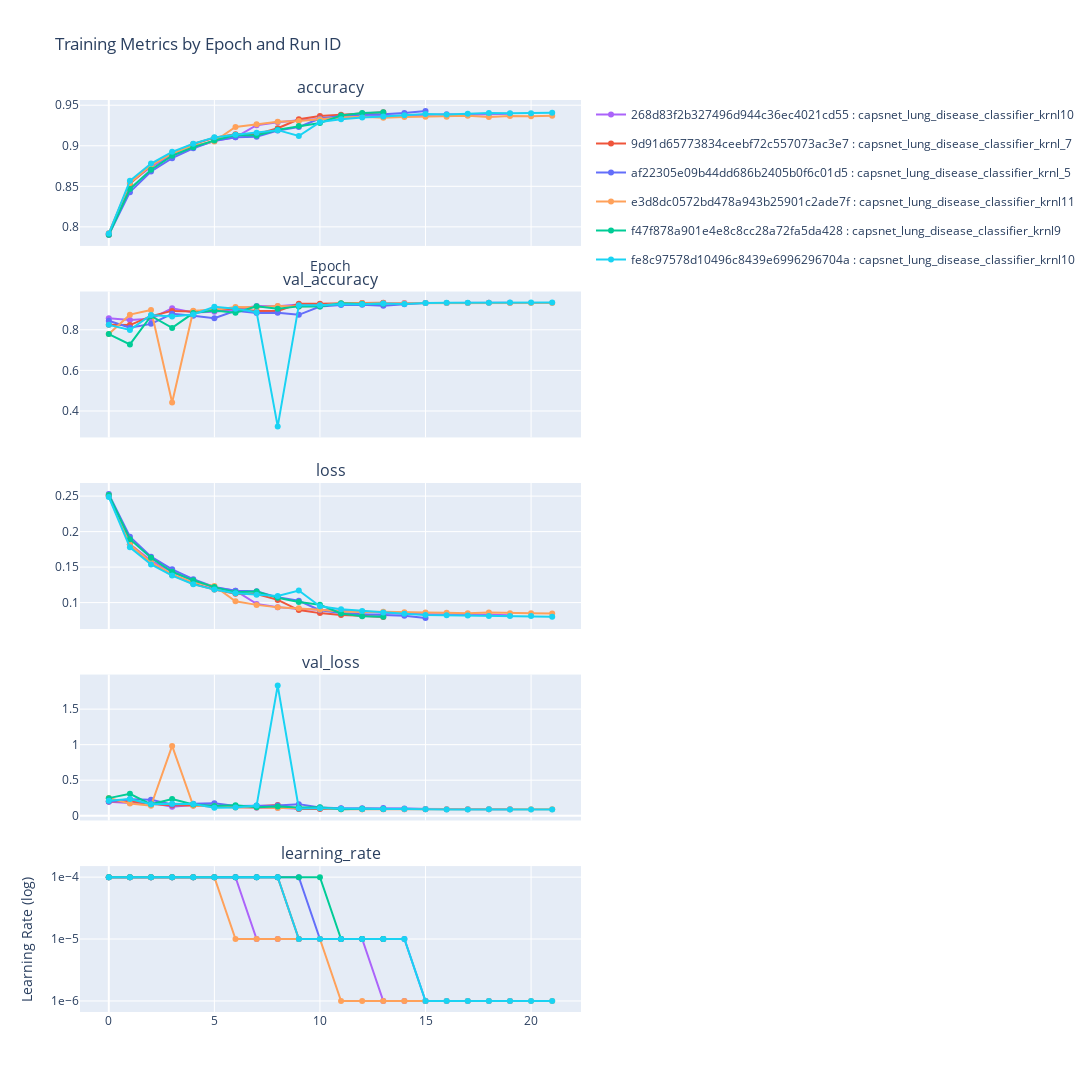

The cell this chart's notebook holds for it:
### Code cell
#show training history by run_id from csv 

metric_csv_file_path = os.path.join(PROJECT_DIR, "csv_files", "disease_prediction", "capsnet_metrics_all_runs.csv")
df = pd.read_csv(metric_csv_file_path)
df.to_csv(metric_csv_file_path, index=False)
dh.show_training_history_from_csv(metric_csv_file_path)


"""
* based on the graphics below only a set of models will be selected for test run on unkbnown dataset 
* the best candidates are models with run_ids: 268..cd55, dff..798a, fe8..704a 
"""

### Figure 1 — Plotly figure (JSON) as saved in the notebook; plotly's stock layout.template omitted (floating-point values rounded to 4 significant figures)
{"data": [{"legendgroup": "268d83f2b327496d944c36ec4021cd55", "line": {"color": "#AB63FA"}, "mode": "lines+markers", "name": "268d83f2b327496d944c36ec4021cd55 : capsnet_lung_disease_classifier_krnl10", "showlegend": true, "type": "scatter", "x": [0, 1, 2, 3, 4, 5, 6, 7, 8, 9, 10, 11, 12, 13, 14, 15, 16, 17, 18, 19], "xaxis": "x", "y": [0.7917, 0.854, 0.8741, 0.8882, 0.898, 0.9059, 0.9103, 0.9254, 0.9289, 0.9315, 0.9329, 0.9339, 0.9358, 0.937, 0.9372, 0.9382, 0.9388, 0.9383, 0.9384, 0.9394], "yaxis": "y"}, {"legendgroup": "9d91d65773834ceebf72c557073ac3e7", "line": {"color": "#EF553B"}, "mode": "lines+markers", "name": "9d91d65773834ceebf72c557073ac3e7 : capsnet_lung_disease_classifier_krnl_7", "showlegend": true, "type": "scatter", "x": [0, 1, 2, 3, 4, 5, 6, 7, 8, 9, 10, 11, 12, 13], "xaxis": "x", "y": [0.7904, 0.8533, 0.8761, 0.8909, 0.9022, 0.9098, 0.9143, 0.9142, 0.9217, 0.9326, 0.9368, 0.9383, 0.9396, 0.9414], "yaxis": "y"}, {"legendgroup": "af22305e09b44dd686b2405b0f6c01d5", "line": {"color": "#636EFA"}, "mode": "lines+markers", "name": "af22305e09b44dd686b2405b0f6c01d5 : capsnet_lung_disease_classifier_krnl_5", "showlegend": true, "type": "scatter", "x": [0, 1, 2, 3, 4, 5, 6, 7, 8, 9, 10, 11, 12, 13, 14, 15], "xaxis": "x", "y": [0.7901, 0.8428, 0.8683, 0.8846, 0.8969, 0.9062, 0.9105, 0.911, 0.9187, 0.9231, 0.9337, 0.9365, 0.938, 0.9387, 0.9404, 0.9428], "yaxis": "y"}, {"legendgroup": "e3d8dc0572bd478a943b25901c2ade7f", "line": {"color": "#FFA15A"}, "mode": "lines+markers", "name": "e3d8dc0572bd478a943b25901c2ade7f : capsnet_lung_disease_classifier_krnl11", "showlegend": true, "type": "scatter", "x": [0, 1, 2, 3, 4, 5, 6, 7, 8, 9, 10, 11, 12, 13, 14, 15, 16, 17, 18, 19, 20, 21], "xaxis": "x", "y": [0.7922, 0.854, 0.8759, 0.8906, 0.9004, 0.9054, 0.9231, 0.9267, 0.9296, 0.9307, 0.9327, 0.9348, 0.9358, 0.9344, 0.9356, 0.9359, 0.9359, 0.937, 0.9354, 0.9367, 0.9365, 0.937], "yaxis": "y"}, {"legendgroup": "f47f878a901e4e8c8cc28a72fa5da428", "line": {"color": "#00CC96"}, "mode": "lines+markers", "name": "f47f878a901e4e8c8cc28a72fa5da428 : capsnet_lung_disease_classifier_krnl9", "showlegend": true, "type": "scatter", "x": [0, 1, 2, 3, 4, 5, 6, 7, 8, 9, 10, 11, 12, 13], "xaxis": "x", "y": [0.7902, 0.8468, 0.8704, 0.8877, 0.8983, 0.9065, 0.9133, 0.9127, 0.9197, 0.9244, 0.9281, 0.9374, 0.9403, 0.9414], "yaxis": "y"}, {"legendgroup": "fe8c97578d10496c8439e6996296704a", "line": {"color": "#19D3F3"}, "mode": "lines+markers", "name": "fe8c97578d10496c8439e6996296704a : capsnet_lung_disease_classifier_krnl10", "showlegend": true, "type": "scatter", "x": [0, 1, 2, 3, 4, 5, 6, 7, 8, 9, 10, 11, 12, 13, 14, 15, 16, 17, 18, 19, 20, 21], "xaxis": "x", "y": [0.7918, 0.8567, 0.8781, 0.8925, 0.9025, 0.9103, 0.9136, 0.9162, 0.9193, 0.9121, 0.9292, 0.9326, 0.9348, 0.936, 0.9375, 0.9391, 0.9386, 0.9396, 0.9404, 0.94, 0.9401, 0.9408], "yaxis": "y"}, {"legendgroup": "268d83f2b327496d944c36ec4021cd55", "line": {"color": "#AB63FA"}, "mode": "lines+markers", "name": "268d83f2b327496d944c36ec4021cd55 : capsnet_lung_disease_classifier_krnl10", "showlegend": false, "type": "scatter", "x": [0, 1, 2, 3, 4, 5, 6, 7, 8, 9, 10, 11, 12, 13, 14, 15, 16, 17, 18, 19], "xaxis": "x2", "y": [0.8568, 0.8478, 0.8545, 0.9056, 0.8849, 0.8889, 0.9, 0.9166, 0.9156, 0.9247, 0.924, 0.9251, 0.93, 0.9317, 0.932, 0.9323, 0.932, 0.9321, 0.933, 0.933], "yaxis": "y2"}, {"legendgroup": "9d91d65773834ceebf72c557073ac3e7", "line": {"color": "#EF553B"}, "mode": "lines+markers", "name": "9d91d65773834ceebf72c557073ac3e7 : capsnet_lung_disease_classifier_krnl_7", "showlegend": false, "type": "scatter", "x": [0, 1, 2, 3, 4, 5, 6, 7, 8, 9, 10, 11, 12, 13], "xaxis": "x2", "y": [0.8248, 0.8229, 0.8673, 0.8929, 0.8901, 0.8985, 0.9029, 0.8925, 0.8924, 0.9275, 0.9284, 0.928, 0.9313, 0.933], "yaxis": "y2"}, {"legendgroup": "af22305e09b44dd686b2405b0f6c01d5", "line": {"color": "#636EFA"}, "mode": "lines+markers", "name": "af22305e09b44dd686b2405b0f6c01d5 : capsnet_lung_disease_classifier_krnl_5", "showlegend": false, "type": "scatter", "x": [0, 1, 2, 3, 4, 5, 6, 7, 8, 9, 10, 11, 12, 13, 14, 15], "xaxis": "x2", "y": [0.844, 0.8103, 0.8291, 0.8786, 0.869, 0.8565, 0.8939, 0.8831, 0.8837, 0.8736, 0.9144, 0.9221, 0.9236, 0.9186, 0.926, 0.9314], "yaxis": "y2"}, {"legendgroup": "e3d8dc0572bd478a943b25901c2ade7f", "line": {"color": "#FFA15A"}, "mode": "lines+markers", "name": "e3d8dc0572bd478a943b25901c2ade7f : capsnet_lung_disease_classifier_krnl11", "showlegend": false, "type": "scatter", "x": [0, 1, 2, 3, 4, 5, 6, 7, 8, 9, 10, 11, 12, 13, 14, 15, 16, 17, 18, 19, 20, 21], "xaxis": "x2", "y": [0.7789, 0.8744, 0.8974, 0.442, 0.8936, 0.8974, 0.9117, 0.9112, 0.917, 0.9142, 0.9185, 0.9305, 0.9305, 0.9307, 0.9311, 0.9315, 0.9316, 0.9315, 0.9327, 0.9319, 0.9323, 0.9321], "yaxis": "y2"}, {"legendgroup": "f47f878a901e4e8c8cc28a72fa5da428", "line": {"color": "#00CC96"}, "mode": "lines+markers", "name": "f47f878a901e4e8c8cc28a72fa5da428 : capsnet_lung_disease_classifier_krnl9", "showlegend": false, "type": "scatter", "x": [0, 1, 2, 3, 4, 5, 6, 7, 8, 9, 10, 11, 12, 13], "xaxis": "x2", "y": [0.7789, 0.7276, 0.8679, 0.8092, 0.8823, 0.895, 0.884, 0.9157, 0.9034, 0.9151, 0.9151, 0.9305, 0.9272, 0.9286], "yaxis": "y2"}, {"legendgroup": "fe8c97578d10496c8439e6996296704a", "line": {"color": "#19D3F3"}, "mode": "lines+markers", "name": "fe8c97578d10496c8439e6996296704a : capsnet_lung_disease_classifier_krnl10", "showlegend": false, "type": "scatter", "x": [0, 1, 2, 3, 4, 5, 6, 7, 8, 9, 10, 11, 12, 13, 14, 15, 16, 17, 18, 19, 20, 21], "xaxis": "x2", "y": [0.8241, 0.7993, 0.873, 0.8654, 0.8753, 0.9136, 0.904, 0.8865, 0.3243, 0.921, 0.9201, 0.9254, 0.9257, 0.9291, 0.9268, 0.9322, 0.9326, 0.9331, 0.9325, 0.9338, 0.9336, 0.9339], "yaxis": "y2"}, {"legendgroup": "268d83f2b327496d944c36ec4021cd55", "line": {"color": "#AB63FA"}, "mode": "lines+markers", "name": "268d83f2b327496d944c36ec4021cd55 : capsnet_lung_disease_classifier_krnl10", "showlegend": false, "type": "scatter", "x": [0, 1, 2, 3, 4, 5, 6, 7, 8, 9, 10, 11, 12, 13, 14, 15, 16, 17, 18, 19], "xaxis": "x3", "y": [0.251, 0.1823, 0.1592, 0.1434, 0.131, 0.1212, 0.1166, 0.09816, 0.09359, 0.09107, 0.08989, 0.08851, 0.08672, 0.08497, 0.08417, 0.08349, 0.08344, 0.08293, 0.08294, 0.08223], "yaxis": "y3"}, {"legendgroup": "9d91d65773834ceebf72c557073ac3e7", "line": {"color": "#EF553B"}, "mode": "lines+markers", "name": "9d91d65773834ceebf72c557073ac3e7 : capsnet_lung_disease_classifier_krnl_7", "showlegend": false, "type": "scatter", "x": [0, 1, 2, 3, 4, 5, 6, 7, 8, 9, 10, 11, 12, 13], "xaxis": "x3", "y": [0.2499, 0.1821, 0.1561, 0.139, 0.1264, 0.1184, 0.1123, 0.112, 0.1038, 0.08944, 0.08514, 0.08233, 0.08146, 0.07985], "yaxis": "y3"}, {"legendgroup": "af22305e09b44dd686b2405b0f6c01d5", "line": {"color": "#636EFA"}, "mode": "lines+markers", "name": "af22305e09b44dd686b2405b0f6c01d5 : capsnet_lung_disease_classifier_krnl_5", "showlegend": false, "type": "scatter", "x": [0, 1, 2, 3, 4, 5, 6, 7, 8, 9, 10, 11, 12, 13, 14, 15], "xaxis": "x3", "y": [0.2529, 0.1928, 0.1647, 0.1468, 0.133, 0.1221, 0.1167, 0.116, 0.1074, 0.1025, 0.08919, 0.0854, 0.08368, 0.08249, 0.08131, 0.07839], "yaxis": "y3"}, {"legendgroup": "e3d8dc0572bd478a943b25901c2ade7f", "line": {"color": "#FFA15A"}, "mode": "lines+markers", "name": "e3d8dc0572bd478a943b25901c2ade7f : capsnet_lung_disease_classifier_krnl11", "showlegend": false, "type": "scatter", "x": [0, 1, 2, 3, 4, 5, 6, 7, 8, 9, 10, 11, 12, 13, 14, 15, 16, 17, 18, 19, 20, 21], "xaxis": "x3", "y": [0.2511, 0.182, 0.1569, 0.1398, 0.1285, 0.1233, 0.1017, 0.09676, 0.09325, 0.09197, 0.08978, 0.08731, 0.08656, 0.08725, 0.08635, 0.08585, 0.08565, 0.08494, 0.08604, 0.08506, 0.08501, 0.08475], "yaxis": "y3"}, {"legendgroup": "f47f878a901e4e8c8cc28a72fa5da428", "line": {"color": "#00CC96"}, "mode": "lines+markers", "name": "f47f878a901e4e8c8cc28a72fa5da428 : capsnet_lung_disease_classifier_krnl9", "showlegend": false, "type": "scatter", "x": [0, 1, 2, 3, 4, 5, 6, 7, 8, 9, 10, 11, 12, 13], "xaxis": "x3", "y": [0.2516, 0.1893, 0.1631, 0.1434, 0.1314, 0.1218, 0.1146, 0.1155, 0.1067, 0.1008, 0.09687, 0.08464, 0.08081, 0.08015], "yaxis": "y3"}, {"legendgroup": "fe8c97578d10496c8439e6996296704a", "line": {"color": "#19D3F3"}, "mode": "lines+markers", "name": "fe8c97578d10496c8439e6996296704a : capsnet_lung_disease_classifier_krnl10", "showlegend": false, "type": "scatter", "x": [0, 1, 2, 3, 4, 5, 6, 7, 8, 9, 10, 11, 12, 13, 14, 15, 16, 17, 18, 19, 20, 21], "xaxis": "x3", "y": [0.2487, 0.1778, 0.1538, 0.138, 0.1259, 0.1183, 0.113, 0.1109, 0.1094, 0.117, 0.09475, 0.09049, 0.08814, 0.08606, 0.08433, 0.08233, 0.0821, 0.08165, 0.08113, 0.08093, 0.08093, 0.07996], "yaxis": "y3"}, {"legendgroup": "268d83f2b327496d944c36ec4021cd55", "line": {"color": "#AB63FA"}, "mode": "lines+markers", "name": "268d83f2b327496d944c36ec4021cd55 : capsnet_lung_disease_classifier_krnl10", "showlegend": false, "type": "scatter", "x": [0, 1, 2, 3, 4, 5, 6, 7, 8, 9, 10, 11, 12, 13, 14, 15, 16, 17, 18, 19], "xaxis": "x4", "y": [0.1949, 0.1772, 0.1811, 0.1267, 0.15, 0.1479, 0.1231, 0.1102, 0.1105, 0.09879, 0.09995, 0.09961, 0.09475, 0.09185, 0.09107, 0.09083, 0.09078, 0.09086, 0.08997, 0.09001], "yaxis": "y4"}, {"legendgroup": "9d91d65773834ceebf72c557073ac3e7", "line": {"color": "#EF553B"}, "mode": "lines+markers", "name": "9d91d65773834ceebf72c557073ac3e7 : capsnet_lung_disease_classifier_krnl_7", "showlegend": false, "type": "scatter", "x": [0, 1, 2, 3, 4, 5, 6, 7, 8, 9, 10, 11, 12, 13], "xaxis": "x4", "y": [0.1994, 0.207, 0.1641, 0.1466, 0.1425, 0.1299, 0.1285, 0.1339, 0.1504, 0.09541, 0.09549, 0.09643, 0.0909, 0.09275], "yaxis": "y4"}, {"legendgroup": "af22305e09b44dd686b2405b0f6c01d5", "line": {"color": "#636EFA"}, "mode": "lines+markers", "name": "af22305e09b44dd686b2405b0f6c01d5 : capsnet_lung_disease_classifier_krnl_5", "showlegend": false, "type": "scatter", "x": [0, 1, 2, 3, 4, 5, 6, 7, 8, 9, 10, 11, 12, 13, 14, 15], "xaxis": "x4", "y": [0.1999, 0.2319, 0.2236, 0.1578, 0.1665, 0.1755, 0.138, 0.1434, 0.1449, 0.1628, 0.1144, 0.1041, 0.1047, 0.1088, 0.09993, 0.0944], "yaxis": "y4"}, {"legendgroup": "e3d8dc0572bd478a943b25901c2ade7f", "line": {"color": "#FFA15A"}, "mode": "lines+markers", "name": "e3d8dc0572bd478a943b25901c2ade7f : capsnet_lung_disease_classifier_krnl11", "showlegend": false, "type": "scatter", "x": [0, 1, 2, 3, 4, 5, 6, 7, 8, 9, 10, 11, 12, 13, 14, 15, 16, 17, 18, 19, 20, 21], "xaxis": "x4", "y": [0.2489, 0.1701, 0.14, 0.9823, 0.1391, 0.1324, 0.1137, 0.1161, 0.1074, 0.1108, 0.1069, 0.09104, 0.09121, 0.09146, 0.09052, 0.09035, 0.09069, 0.09059, 0.08907, 0.08989, 0.09012, 0.08927], "yaxis": "y4"}, {"legendgroup": "f47f878a901e4e8c8cc28a72fa5da428", "line": {"color": "#00CC96"}, "mode": "lines+markers", "name": "f47f878a901e4e8c8cc28a72fa5da428 : capsnet_lung_disease_classifier_krnl9", "showlegend": false, "type": "scatter", "x": [0, 1, 2, 3, 4, 5, 6, 7, 8, 9, 10, 11, 12, 13], "xaxis": "x4", "y": [0.2471, 0.3085, 0.1599, 0.2341, 0.1568, 0.1372, 0.1462, 0.118, 0.1282, 0.1141, 0.1188, 0.09241, 0.09641, 0.09514], "yaxis": "y4"}, {"legendgroup": "fe8c97578d10496c8439e6996296704a", "line": {"color": "#19D3F3"}, "mode": "lines+markers", "name": "fe8c97578d10496c8439e6996296704a : capsnet_lung_disease_classifier_krnl10", "showlegend": false, "type": "scatter", "x": [0, 1, 2, 3, 4, 5, 6, 7, 8, 9, 10, 11, 12, 13, 14, 15, 16, 17, 18, 19, 20, 21], "xaxis": "x4", "y": [0.2101, 0.234, 0.16, 0.1684, 0.1629, 0.1116, 0.1168, 0.1419, 1.832, 0.1019, 0.1033, 0.09657, 0.09535, 0.09285, 0.09494, 0.08902, 0.08886, 0.08874, 0.08953, 0.08869, 0.08844, 0.08807], "yaxis": "y4"}, {"legendgroup": "268d83f2b327496d944c36ec4021cd55", "line": {"color": "#AB63FA"}, "mode": "lines+markers", "name": "268d83f2b327496d944c36ec4021cd55 : capsnet_lung_disease_classifier_krnl10", "showlegend": false, "type": "scatter", "x": [0, 1, 2, 3, 4, 5, 6, 7, 8, 9, 10, 11, 12, 13, 14, 15, 16, 17, 18, 19], "xaxis": "x5", "y": [0.0001, 0.0001, 0.0001, 0.0001, 0.0001, 0.0001, 0.0001, 1e-05, 1e-05, 1e-05, 1e-05, 1e-05, 1e-05, 1e-06, 1e-06, 1e-06, 1e-06, 1e-06, 1e-06, 1e-06], "yaxis": "y5"}, {"legendgroup": "9d91d65773834ceebf72c557073ac3e7", "line": {"color": "#EF553B"}, "mode": "lines+markers", "name": "9d91d65773834ceebf72c557073ac3e7 : capsnet_lung_disease_classifier_krnl_7", "showlegend": false, "type": "scatter", "x": [0, 1, 2, 3, 4, 5, 6, 7, 8, 9, 10, 11, 12, 13], "xaxis": "x5", "y": [0.0001, 0.0001, 0.0001, 0.0001, 0.0001, 0.0001, 0.0001, 0.0001, 0.0001, 1e-05, 1e-05, 1e-05, 1e-05, 1e-05], "yaxis": "y5"}, {"legendgroup": "af22305e09b44dd686b2405b0f6c01d5", "line": {"color": "#636EFA"}, "mode": "lines+markers", "name": "af22305e09b44dd686b2405b0f6c01d5 : capsnet_lung_disease_classifier_krnl_5", "showlegend": false, "type": "scatter", "x": [0, 1, 2, 3, 4, 5, 6, 7, 8, 9, 10, 11, 12, 13, 14, 15], "xaxis": "x5", "y": [0.0001, 0.0001, 0.0001, 0.0001, 0.0001, 0.0001, 0.0001, 0.0001, 0.0001, 0.0001, 1e-05, 1e-05, 1e-05, 1e-05, 1e-05, 1e-06], "yaxis": "y5"}, {"legendgroup": "e3d8dc0572bd478a943b25901c2ade7f", "line": {"color": "#FFA15A"}, "mode": "lines+markers", "name": "e3d8dc0572bd478a943b25901c2ade7f : capsnet_lung_disease_classifier_krnl11", "showlegend": false, "type": "scatter", "x": [0, 1, 2, 3, 4, 5, 6, 7, 8, 9, 10, 11, 12, 13, 14, 15, 16, 17, 18, 19, 20, 21], "xaxis": "x5", "y": [0.0001, 0.0001, 0.0001, 0.0001, 0.0001, 0.0001, 1e-05, 1e-05, 1e-05, 1e-05, 1e-05, 1e-06, 1e-06, 1e-06, 1e-06, 1e-06, 1e-06, 1e-06, 1e-06, 1e-06, 1e-06, 1e-06], "yaxis": "y5"}, {"legendgroup": "f47f878a901e4e8c8cc28a72fa5da428", "line": {"color": "#00CC96"}, "mode": "lines+markers", "name": "f47f878a901e4e8c8cc28a72fa5da428 : capsnet_lung_disease_classifier_krnl9", "showlegend": false, "type": "scatter", "x": [0, 1, 2, 3, 4, 5, 6, 7, 8, 9, 10, 11, 12, 13], "xaxis": "x5", "y": [0.0001, 0.0001, 0.0001, 0.0001, 0.0001, 0.0001, 0.0001, 0.0001, 0.0001, 0.0001, 0.0001, 1e-05, 1e-05, 1e-05], "yaxis": "y5"}, {"legendgroup": "fe8c97578d10496c8439e6996296704a", "line": {"color": "#19D3F3"}, "mode": "lines+markers", "name": "fe8c97578d10496c8439e6996296704a : capsnet_lung_disease_classifier_krnl10", "showlegend": false, "type": "scatter", "x": [0, 1, 2, 3, 4, 5, 6, 7, 8, 9, 10, 11, 12, 13, 14, 15, 16, 17, 18, 19, 20, 21], "xaxis": "x5", "y": [0.0001, 0.0001, 0.0001, 0.0001, 0.0001, 0.0001, 0.0001, 0.0001, 0.0001, 1e-05, 1e-05, 1e-05, 1e-05, 1e-05, 1e-05, 1e-06, 1e-06, 1e-06, 1e-06, 1e-06, 1e-06, 1e-06], "yaxis": "y5"}], "layout": {"annotations": [{"font": {"size": 16}, "showarrow": false, "text": "accuracy", "x": 0.5, "xanchor": "center", "xref": "paper", "y": 1, "yanchor": "bottom", "yref": "paper"}, {"font": {"size": 16}, "showarrow": false, "text": "val_accuracy", "x": 0.5, "xanchor": "center", "xref": "paper", "y": 0.79, "yanchor": "bottom", "yref": "paper"}, {"font": {"size": 16}, "showarrow": false, "text": "loss", "x": 0.5, "xanchor": "center", "xref": "paper", "y": 0.58, "yanchor": "bottom", "yref": "paper"}, {"font": {"size": 16}, "showarrow": false, "text": "val_loss", "x": 0.5, "xanchor": "center", "xref": "paper", "y": 0.37, "yanchor": "bottom", "yref": "paper"}, {"font": {"size": 16}, "showarrow": false, "text": "learning_rate", "x": 0.5, "xanchor": "center", "xref": "paper", "y": 0.16, "yanchor": "bottom", "yref": "paper"}], "height": 2000, "title": {"text": "Training Metrics by Epoch and Run ID"}, "width": 1400, "xaxis": {"anchor": "y", "domain": [0, 1], "matches": "x5", "showticklabels": false, "title": {"text": "Epoch"}}, "xaxis2": {"anchor": "y2", "domain": [0, 1], "matches": "x5", "showticklabels": false}, "xaxis3": {"anchor": "y3", "domain": [0, 1], "matches": "x5", "showticklabels": false}, "xaxis4": {"anchor": "y4", "domain": [0, 1], "matches": "x5", "showticklabels": false}, "xaxis5": {"anchor": "y5", "domain": [0, 1]}, "yaxis": {"anchor": "x", "domain": [0.84, 1]}, "yaxis2": {"anchor": "x2", "domain": [0.63, 0.79]}, "yaxis3": {"anchor": "x3", "domain": [0.42, 0.58]}, "yaxis4": {"anchor": "x4", "domain": [0.21, 0.37]}, "yaxis5": {"anchor": "x5", "domain": [0, 0.16], "tickformat": ".0e", "tickvals": [1e-07, 1e-06, 1e-05, 0.0001, 0.001], "title": {"text": "Learning Rate (log)"}, "type": "log"}}}
